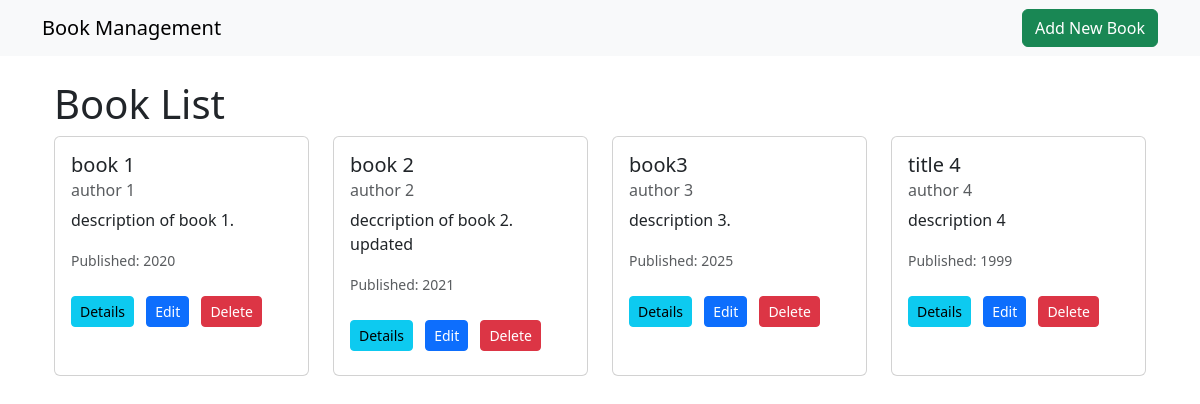
The page / on the database its author committed.
### booksapp/models.py (models this page shows, shortened)
class Book(models.Model):
	title = models.CharField(max_length=200)
	author = models.CharField(max_length=100)
	description = models.TextField(blank=True, null=True, max_length=1000)
	published_year = models.IntegerField(blank=True, null=True)

### booksapp/views.py (the view)
# urls.py: path('',views.book_list,name='book_list'),
def book_list(request):
	books = Book.objects.all()
	return render(request, 'book_list.html', {'books': books})

### booksapp/templates/book_list.html (shortened to what this page needs)
{% extends 'base.html' %}
{% block content %}
<div class="container">
    <h1>Book List</h1>
    <div class="row">
        {% for book in books %}
        <div class="col-sm-6 col-md-4 col-lg-3 mb-4">
            <div class="card h-100">
                <div class="card-body">
                    <h5 class="card-title">{{ book.title }}</h5>
                    <h6 class="card-subtitle mb-2 text-muted">{{ book.author }}</h6>
                    <p class="card-text">{{ book.description|truncatechars:50 }}</p>
                    <p class="card-text"><small class="text-muted">Published: {{ book.published_year }}</small></p>
                    <a href="{% url 'book_detail' book.pk %}" class="btn btn-info btn-sm">Details</a>
                    <a href="{% url 'book_edit' book.pk %}" class="btn btn-primary btn-sm m-2">Edit</a>
                    <a href="{% url 'book_delete' book.pk %}" class="btn btn-danger btn-sm">Delete</a>
                </div>
            </div>
        </div>
        {% endfor %}
    </div>
</div>
{% endblock %}

### booksapp/templates/base.html (shortened to what this page needs)
<!DOCTYPE html>
<html lang="en">
<head>
	<link href="https://cdn.jsdelivr.net/npm/bootstrap@5.3.0/dist/css/bootstrap.min.css" rel="stylesheet">
</head>
<body>
	<nav class="navbar navbar-expand-lg navbar-light bg-light">
		<div class="container">
			<a class="navbar-brand" href="{% url 'book_list' %}">Book Management</a>
			<div class="collapse navbar-collapse">
				<ul class="navbar-nav ms-auto">
					<li class="nav-item">
						<a class="btn btn-success" href="{% url 'book_create' %}">Add New Book</a>
					</li>
				</ul>
			</div>
		</div>
	</nav>
	<div class="container mt-4">
		{% block content %}{% endblock %}
	</div>
</body>
</html>

### rows shown on the page
Book: title "book 1", author "author 1", description "description of book 1.", published_year "2020"
Book: title "book 2", author "author 2", description "deccription of book 2. updated", published_year "2021"
Book: title "book3", author "author 3", description "description 3.", published_year "2025"
Book: title "title 4", author "author 4", description "description 4", published_year "1999"
